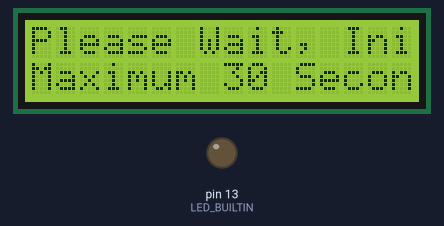
The sketch below on a simulated Arduino Uno, built with avr-gcc and run on an emulated ATmega328P. On the bench: 16×2 character LCD, output pins drawn as LEDs (lit = HIGH).

Above: at 0.1 s.
At 1.49 s:
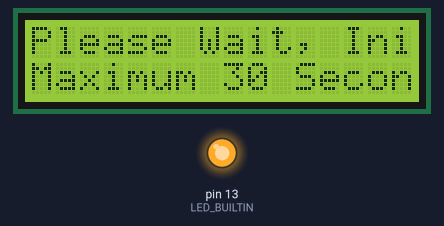
At 20.39 s:
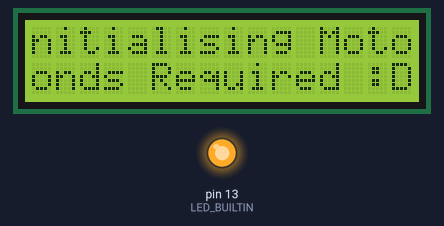
At 39.05 s:
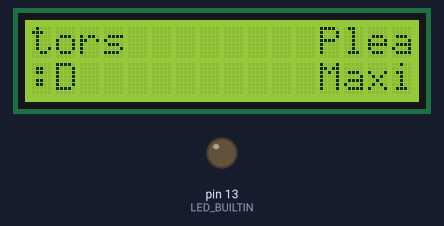
Timing chart, 0 to 40.0 s (numbered marks = the images above):
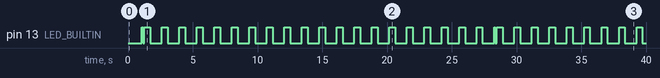

Measured:
- by itself, pin 13 (LED_BUILTIN): LOW → HIGH at 1.1 s, → LOW 0.10 s later, → HIGH 0.10 s later, → LOW 0.45 s later, … (62 changes in this stretch)
- what the display in image 2 shows lasts 1.4 s, from 19.7 s to 21.1 s

The sketch:

sketch_jan31c.ino
```cpp
#include <LiquidCrystal.h>//Library for LCD
LiquidCrystal lcd(12, 11, 5, 4, 3, 2);//LCD pins at which it is attached to the Arudino

void setup()//method used to run the code for once
{
  pinMode(LED_BUILTIN, OUTPUT);
  lcd.begin(16, 2);//LCD order
  lcd.print("Please Wait, Initialising Motors");//prints on LCD
  lcd.setCursor(0,1);//Setting the cursor on LCD
  lcd.print("Maximum 30 Seconds Required :D");//prints on LCD
  delay(1000);//delay of 1 second
}

void loop() //used to run the code repeatedly
{
  digitalWrite(LED_BUILTIN, HIGH);   // turn the LED on (HIGH is the voltage level
  delay(100);                       // wait for a second
  digitalWrite(LED_BUILTIN, LOW);    // turn the LED off by making the voltage LOW
  delay(100);
  for(int PositionCount=0;PositionCount<20; PositionCount++)//loop for scrolling the LCD text
  {
      digitalWrite(LED_BUILTIN, HIGH);   // turn the LED on (HIGH is the voltage level)
  delay(450);                       // wait for a second
  digitalWrite(LED_BUILTIN, LOW);    // turn the LED off by making the voltage LOW
  delay(450);

    lcd.scrollDisplayLeft();//builtin command to scroll left the text
    delay(450);// delay of 150 msec
  }}
```
